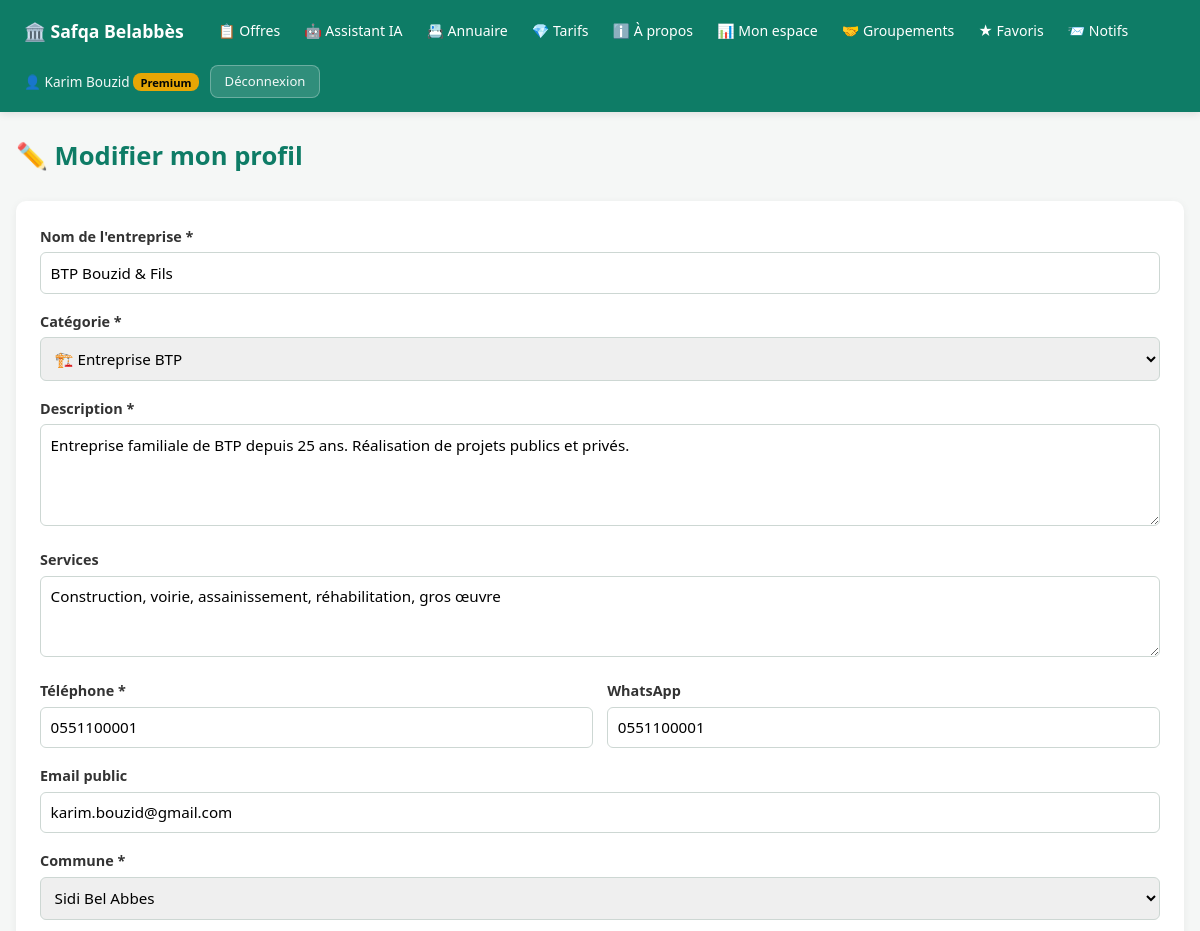
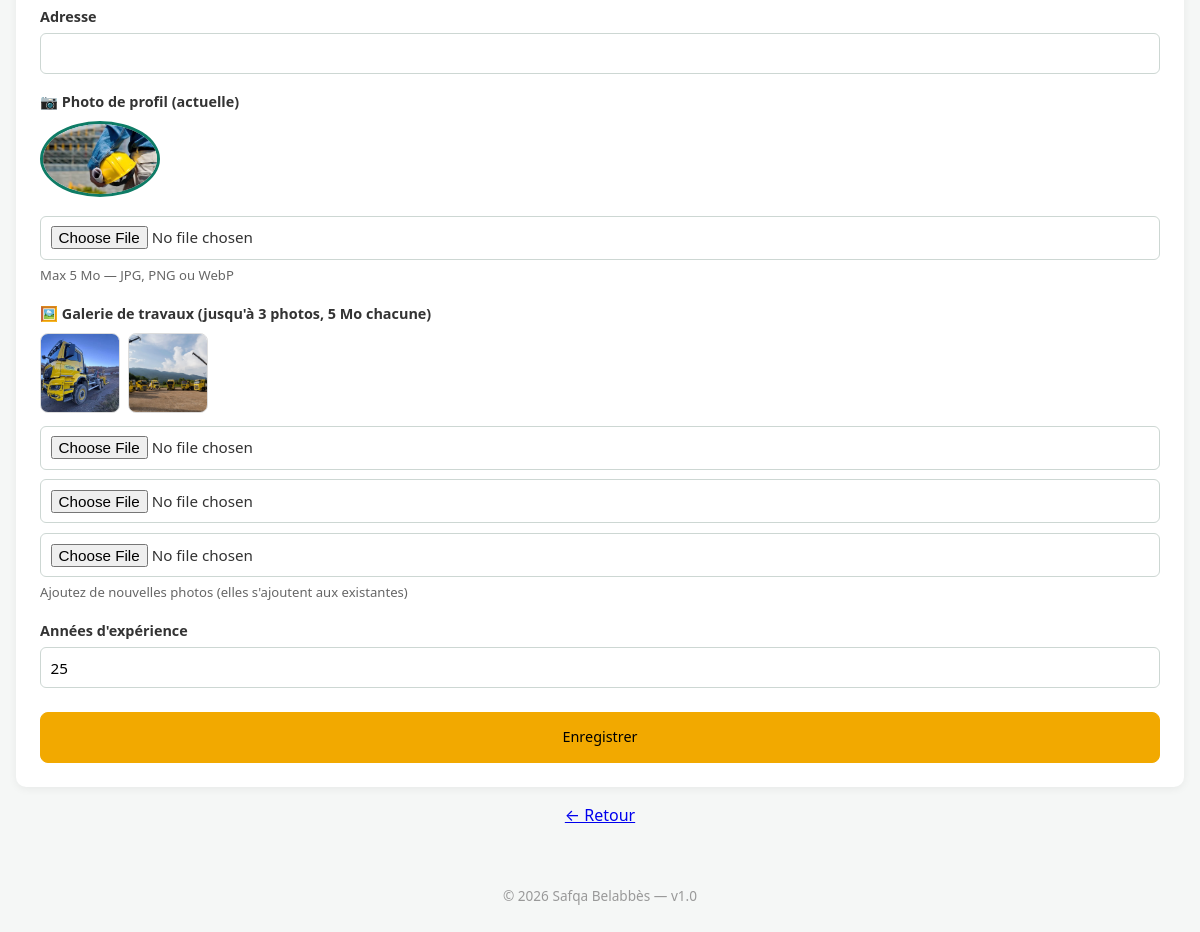
/my-professional/edit (signed in), run on the app's committed database (2 pictures, top to bottom).
### app/__init__.py (models this page shows, shortened)
class User(UserMixin, db.Model):
    __tablename__ = "users"
    id = db.Column(db.Integer, primary_key=True)
    email = db.Column(db.String(150), unique=True, nullable=False, index=True)
    phone = db.Column(db.String(20), unique=True, nullable=True, index=True)
    password_hash = db.Column(db.String(255), nullable=False)
    full_name = db.Column(db.String(120), nullable=False)
    role = db.Column(db.String(20), default="user", nullable=False)
    plan = db.Column(db.String(20), default="free", nullable=False)
    active = db.Column(db.Boolean, default=True, nullable=False)
    security_question = db.Column(db.String(40))
    security_answer_hash = db.Column(db.String(255))
    security_attempts = db.Column(db.Integer, default=0, nullable=False)
    email_notifications = db.Column(db.Boolean, default=True, nullable=False)
    sms_notifications = db.Column(db.Boolean, default=False, nullable=False)
    company = db.Column(db.String(150))
    sector_activity = db.Column(db.String(30))
    commune = db.Column(db.String(100))
    favorite_sectors = db.Column(db.String(300))
    created_at = db.Column(db.DateTime, default=datetime.utcnow)
    @property
    def is_admin(self):
        return self.role == "admin"
    @property
    def is_premium(self):
        if self.role == "admin":
            return True
        return self.plan == "premium"

class Professional(db.Model):
    __tablename__ = "professionals"
    id = db.Column(db.Integer, primary_key=True)
    user_id = db.Column(db.Integer, db.ForeignKey("users.id"), nullable=False, unique=True, index=True)
    business_name = db.Column(db.String(150), nullable=False)
    category = db.Column(db.String(50), nullable=False, index=True)
    description = db.Column(db.Text, nullable=False)
    services = db.Column(db.Text)
    phone = db.Column(db.String(20), nullable=False)
    whatsapp = db.Column(db.String(20))
    email_public = db.Column(db.String(150))
    address = db.Column(db.String(300))
    commune = db.Column(db.String(100), index=True)
    photo_url = db.Column(db.String(500))
    gallery = db.Column(db.Text)
    years_experience = db.Column(db.Integer)
    payment_status = db.Column(db.String(30), default="awaiting_payment", nullable=False)
    payment_method = db.Column(db.String(20))
    receipt_path = db.Column(db.String(255))
    price_dzd = db.Column(db.Integer, default=3000)
    duration_days = db.Column(db.Integer, default=180)
    is_approved = db.Column(db.Boolean, default=False, nullable=False)
    is_active = db.Column(db.Boolean, default=True, nullable=False)
    starts_at = db.Column(db.DateTime)
    ends_at = db.Column(db.DateTime)
    views = db.Column(db.Integer, default=0, nullable=False)
    phone_clicks = db.Column(db.Integer, default=0, nullable=False)
    created_at = db.Column(db.DateTime, default=datetime.utcnow)
    updated_at = db.Column(db.DateTime, default=datetime.utcnow, onupdate=datetime.utcnow)
    user = db.relationship("User")
    @property
    def gallery_list(self):
        if not self.gallery:
            return []
        return [g.strip() for g in self.gallery.split(",") if g.strip()]

### app/routes.py (the view, shortened to what this page needs)
@bp.route("/my-professional/edit", methods=["GET", "POST"])
@login_required
def professional_edit():
    prof = Professional.query.filter_by(user_id=current_user.id).first()
    if not prof:
        flash("Vous n'avez pas encore de profil dans l'annuaire", "info")
        return redirect(url_for("routes.professional_register"))
    return render_template("professional_edit.html", prof=prof)

### app/templates/professional_edit.html (shortened to what this page needs)
{% extends "base.html" %}
{% block content %}
<h1>✏️ Modifier mon profil</h1>
<form method="post" enctype="multipart/form-data" style="background:#fff;padding:1.5rem;border-radius:10px;box-shadow:0 2px 8px rgba(0,0,0,0.06)">
  <label>Nom de l'entreprise *
    <input type="text" name="business_name" value="{{ prof.business_name }}" required maxlength="150">
  </label>
  <label>Catégorie *
    <select name="category" required>
      {% for key, info in professional_categories.items() %}
        <option value="{{ key }}" {{ 'selected' if prof.category == key }}>{{ info.icon }} {{ info.label }}</option>
      {% endfor %}
    </select>
  </label>
  <label>Description *
    <textarea name="description" rows="4" required maxlength="2000">{{ prof.description }}</textarea>
  </label>
  <label>Services
    <textarea name="services" rows="3" maxlength="1000">{{ prof.services or '' }}</textarea>
  </label>
  <div class="row">
    <label>Téléphone *<input type="tel" name="phone" value="{{ prof.phone }}" required maxlength="20"></label>
    <label>WhatsApp<input type="tel" name="whatsapp" value="{{ prof.whatsapp or '' }}" maxlength="20"></label>
  </div>
  <label>Email public<input type="email" name="email_public" value="{{ prof.email_public or '' }}" maxlength="150"></label>
  <label>Commune *
    <select name="commune" required>
      {% for c in communes %}
        {% if c != "Toute la wilaya" %}
          <option value="{{ c }}" {{ 'selected' if prof.commune == c }}>{{ c }}</option>
        {% endif %}
      {% endfor %}
    </select>
  </label>
  <label>Adresse<input type="text" name="address" value="{{ prof.address or '' }}" maxlength="300"></label>
  <label>📷 Photo de profil (actuelle)
    {% if prof.photo_url %}
      <div style="margin:0.5rem 0">
        <img src="/static/{{ prof.photo_url }}" alt="Photo" style="max-width:120px;max-height:120px;border-radius:50%;border:3px solid #0e7c66;object-fit:cover">
      </div>
    {% endif %}
    <input type="file" name="photo" accept=".jpg,.jpeg,.png,.webp">
    <small>Max 5 Mo — JPG, PNG ou WebP</small>
  </label>
  <label>🖼️ Galerie de travaux (jusqu'à 3 photos, 5 Mo chacune)
    {% if prof.gallery_list %}
      <div style="display:flex;gap:0.5rem;flex-wrap:wrap;margin:0.5rem 0">
        {% for img in prof.gallery_list %}
          <img src="/static/{{ img }}" alt="Galerie" style="width:80px;height:80px;object-fit:cover;border-radius:8px;border:1px solid #ddd">
        {% endfor %}
      </div>
    {% endif %}
    <input type="file" name="gallery_0" accept=".jpg,.jpeg,.png,.webp" style="margin-bottom:0.3rem">
    <input type="file" name="gallery_1" accept=".jpg,.jpeg,.png,.webp" style="margin-bottom:0.3rem">
    <input type="file" name="gallery_2" accept=".jpg,.jpeg,.png,.webp">
    <small>Ajoutez de nouvelles photos (elles s'ajoutent aux existantes)</small>
  </label>
  <label>Années d'expérience<input type="number" name="years_experience" value="{{ prof.years_experience or '' }}" min="0" max="60"></label>
  <button class="btn btn-accent" type="submit" style="width:100%;padding:0.9rem;margin-top:0.5rem">Enregistrer</button>
</form>
<p style="text-align:center;margin-top:1rem"><a href="/my-professional">← Retour</a></p>
{% endblock %}

### app/templates/base.html (shortened to what this page needs)
<!DOCTYPE html>
<html lang="fr">
<head>
</head>
<body>
<header>
  <div class="header-inner">
    <a href="/" class="brand">🏛️ Safqa Belabbès</a>
    {% if current_user.is_authenticated and current_user.is_admin %}
      <nav class="main-nav">
        <a href="/admin">🔧 Administration</a>
        <a href="/">👁️ Site public</a>
      </nav>
      <span class="spacer"></span>
      <div class="user-info">
        <span>👤 {{ current_user.full_name }}</span>
        <a href="/logout" class="btn btn-sm" style="background:rgba(255,255,255,0.15);color:#fff;border:1px solid rgba(255,255,255,0.3)">Déconnexion</a>
      </div>
    {% else %}
      <nav class="main-nav">
        <a href="/">📋 Offres</a>
        <a href="/chatbot">🤖 Assistant IA</a>
        <a href="/directory">📇 Annuaire</a>
        <a href="/pricing">💎 Tarifs</a>
        <a href="/about">ℹ️ À propos</a>
        {% if current_user.is_authenticated %}
          <a href="/dashboard">📊 Mon espace</a>
          <a href="/partnerships">🤝 Groupements</a>
          <a href="/favorites">★ Favoris</a>
          <a href="/notifications">📨 Notifs{% if unread_notif and unread_notif > 0 %} <span class="badge">{{ unread_notif }}</span>{% endif %}</a>
        {% endif %}
      </nav>
      {% if current_user.is_authenticated %}
        <div class="user-info">
          <span>👤 {{ current_user.full_name }}
            {% if current_user.is_premium %}<span class="chip-premium">Premium</span>{% endif %}
          </span>
          <a href="/logout" class="btn btn-sm" style="background:rgba(255,255,255,0.15);color:#fff;border:1px solid rgba(255,255,255,0.3)">Déconnexion</a>
        </div>
      {% else %}
        <div class="user-info">
          <a href="/login">Connexion</a>
          <a href="/register" class="btn btn-sm btn-accent">Inscription</a>
        </div>
      {% endif %}
    {% endif %}
  </div>
</header>
<main>
{% block content %}{% endblock %}
</main>
<footer>© 2026 Safqa Belabbès — v1.0</footer>
</body>
</html>

### app/templates/base.html (style rules this page uses)
* { box-sizing: border-box; margin: 0; padding: 0; }
body { font-family: system-ui, -apple-system, "Segoe UI", sans-serif; background: #f5f7f6; color: #12263a; line-height: 1.6; }
header { background: #0e7c66; color: #fff; padding: 0.85rem 1.5rem; position: sticky; top: 0; z-index: 100; box-shadow: 0 2px 8px rgba(0,0,0,0.1); }
header .header-inner { max-width: 1280px; margin: 0 auto; display: flex; align-items: center; gap: 1rem; flex-wrap: wrap; }
header a { color: #fff; text-decoration: none; font-weight: 500; font-size: 0.9rem; }
header .brand { font-size: 1.1rem; font-weight: 700; margin-right: 0.5rem; }
header .user-info { display: flex; align-items: center; gap: 0.7rem; font-size: 0.85rem; opacity: 0.95; }
header .chip-premium { background: #f2a900; color: #000; padding: 0.1rem 0.45rem; border-radius: 8px; font-size: 0.7rem; font-weight: 700; }
nav.main-nav { display: flex; align-items: center; gap: 0.2rem; flex-wrap: wrap; }
nav.main-nav a { padding: 0.4rem 0.65rem; border-radius: 6px; font-size: 0.88rem; transition: background 0.15s; }
main { max-width: 1280px; margin: 0 auto; padding: 1.5rem 1rem; min-height: calc(100vh - 200px); }
h1 { margin-bottom: 1.5rem; color: #0e7c66; font-size: 1.6rem; }
.btn, .btn-sm, .btn-ghost, .btn-accent, .btn-danger { display: inline-flex; align-items: center; justify-content: center; padding: 0.55rem 1.1rem; border-radius: 8px; cursor: pointer; text-decoration: none; font-size: 0.9rem; font-weight: 500; font-family: inherit; border: 1px solid transparent; transition: all 0.15s; white-space: nowrap; line-height: 1.4; }
.btn { background: #0e7c66; color: #fff; border-color: #0e7c66; }
.btn-sm { padding: 0.4rem 0.85rem; font-size: 0.82rem; }
.btn-accent { background: #f2a900; color: #000; border-color: #f2a900; }
label { display: block; margin-bottom: 1rem; font-weight: 600; font-size: 0.9rem; color: #333; }
input, select, textarea { width: 100%; padding: 0.6rem; border: 1px solid #cdd7d3; border-radius: 6px; margin-top: 0.3rem; font-size: 0.95rem; font-family: inherit; }
small { color: #666; font-weight: 400; font-size: 0.82rem; display: block; margin-top: 0.3rem; }
.row { display: grid; grid-template-columns: repeat(auto-fit, minmax(200px, 1fr)); gap: 0.9rem; }
footer { text-align: center; padding: 2rem 1rem; color: #999; font-size: 0.85rem; }

### data on the page
User: full_name "Karim Bouzid"
Professional: business_name "BTP Bouzid & Fils", description "Entreprise familiale de BTP depuis 25 ans. Réalisation de projets publics et privés.", services "Construction, voirie, assainissement, réhabilitation, gros œuvre", phone "0551100001", whatsapp "0551100001", email_public "karim.bouzid@gmail.com", photo_url (picture), years_experience "25"

### other printed values
form field category "🏗️ Entreprise BTP"
form field commune "Sidi Bel Abbes"
